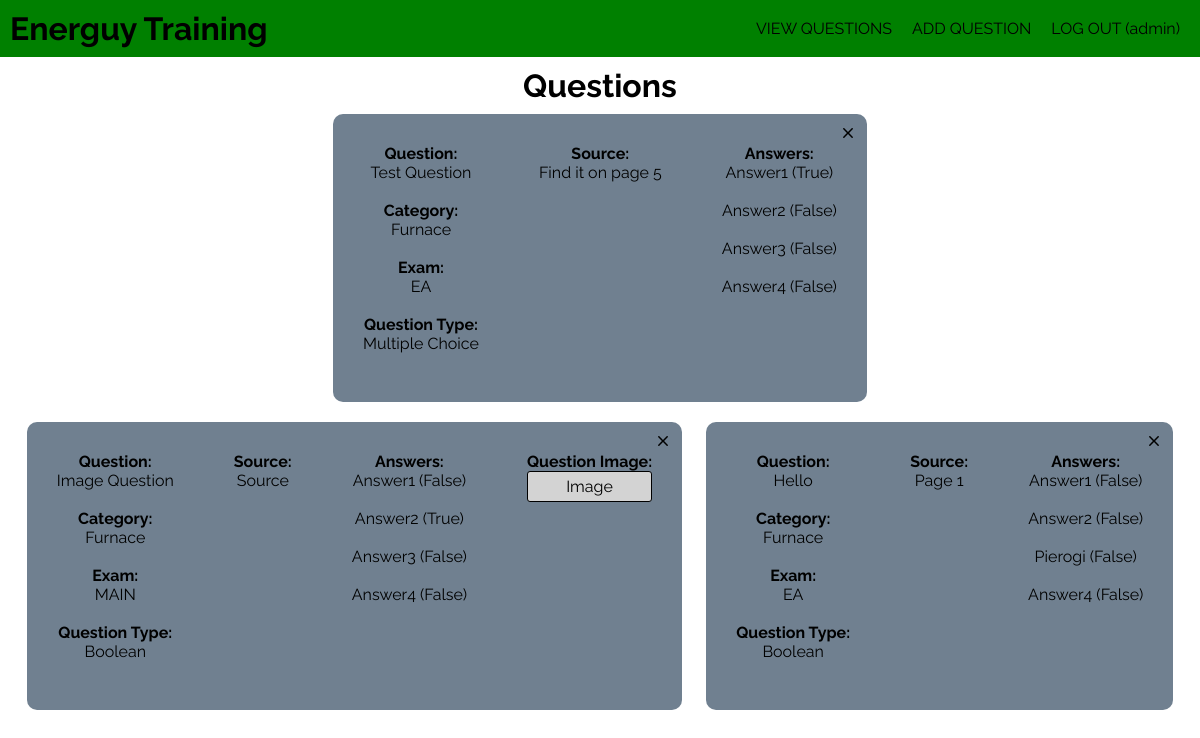
Before: /questions (signed in) with the older database file.
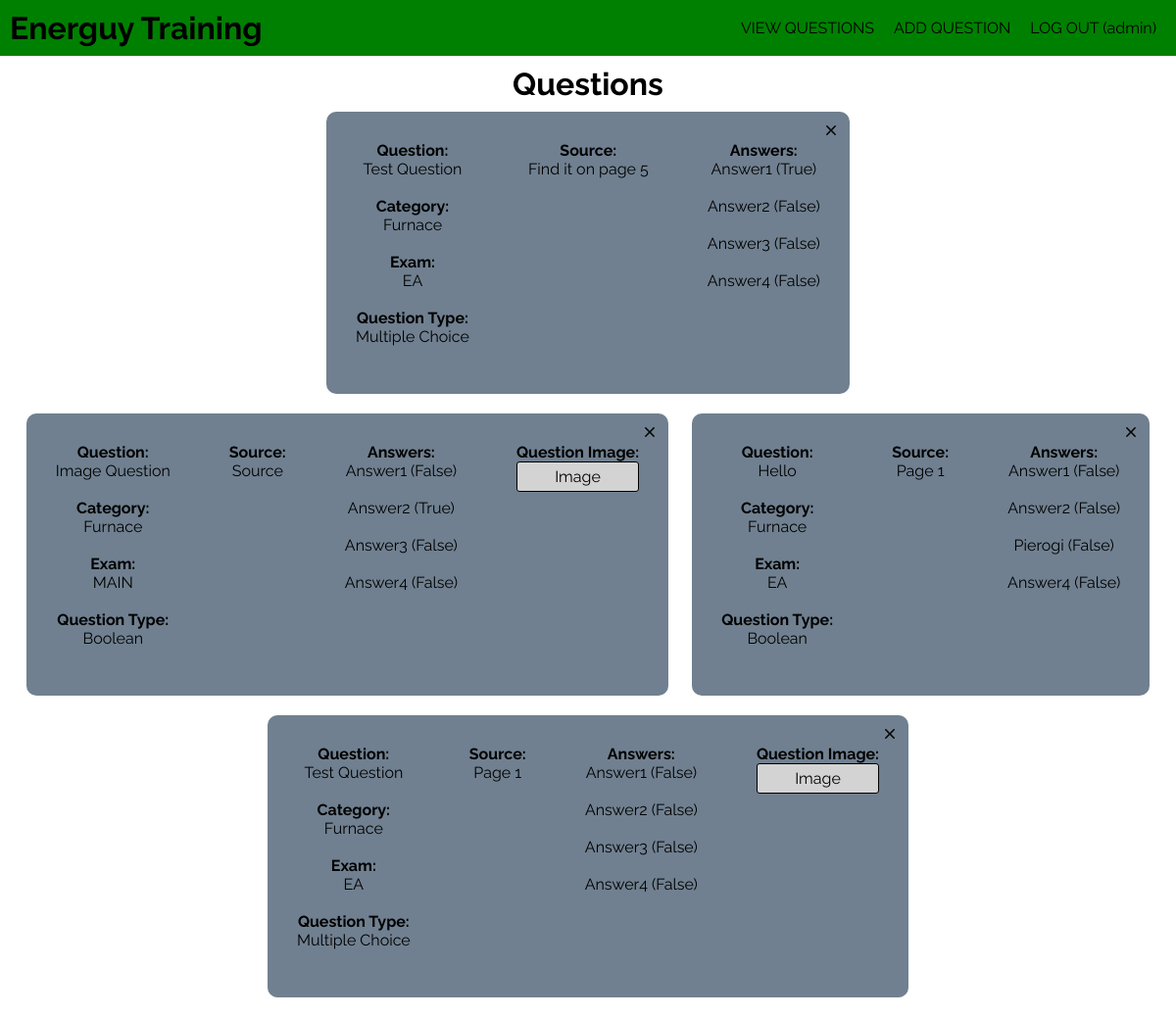
After: the same page with the newer database file.
### package/models.py (models this page shows, shortened)
class User(db.Model, UserMixin):
  id = db.Column(db.Integer, primary_key=True)
  username = db.Column(db.String(20), unique=True, nullable=False)
  password = db.Column(db.String(60), nullable=False)

class Question(db.Model):
  id = db.Column(db.Integer, primary_key=True)
  exam = db.Column(db.String(10), nullable=False)
  category = db.Column(db.String(10), nullable=False)
  question = db.Column(db.String(100), nullable=False)
  question_type = db.Column(db.String(100), nullable=False)
  question_image = db.Column(db.String(100), nullable=True)
  answer_1 = db.Column(db.String(100), nullable=False)
  answer_2 = db.Column(db.String(100), nullable=False)
  answer_3 = db.Column(db.String(100), nullable=False)
  answer_4 = db.Column(db.String(100), nullable=False)
  source = db.Column(db.String(100), nullable=False)

### package/routes.py (the view)
@app.route('/questions', methods=['GET', 'POST'])
@login_required
def questions():
  questions = Question.query.all()
  return render_template('questions.html', title = 'Questions', questions=questions)

### package/__init__.py (called while the page is built)
@login_manager.user_loader
def load_user(user_id):
  return User.query.get(int(user_id))

### package/templates/questions.html
{% extends 'base.html' %}
{% block content %}
  <div class="content">
    <h1>Questions</h1>
    {% for question in questions %}
      <div class="question-container">
        <div>
          <h4>Question:</h4>
          <p>{{ question.question }}</p>
          <br>
          <h4>Category:</h4>
          <p>{{ question.category }}</p>
          <br>
          <h4>Exam:</h4>
          <p>{{ question.exam}}</p>
          <br>
          <h4>Question Type:</h4>
          <p>{{ question.question_type }}</p>
          <br>
        </div>
        <div>
          <h4>Source:</h4>
          <p>{{ question.source }}</p>
          <br>
        </div>
        <div>
          <h4>Answers:</h4>
          <p>{{ question.answer_1 }}</p><br>
          <p>{{ question.answer_2 }}</p><br>
          <p>{{ question.answer_3 }}</p><br>
          <p>{{ question.answer_4 }}</p><br>
        </div>
        {% if question.question_image %}
          <div>
            <h4>Question Image:</h4>
            <a target="_blank" class="image-link" href="{{ url_for('static', filename='images/' + question.question_image) }}">Image</a>
          </div>
        {% endif %}
        <a href="/delete/{{ question.id }}">
          <img class="close" src="{{ url_for('static', filename='icons/close.svg') }}">
        </a>
      </div>
    {% endfor %}
  </div>
{% endblock content %}

### package/templates/base.html (shortened to what this page needs)
<!DOCTYPE html>
<html>
  <head>
    <link rel='stylesheet' type='text/css' href="{{ url_for('static', filename='styles.css') }}">
  </head>
  <body>
    <header>
      <a href="{{ url_for('home') }}">
        <h1>Energuy Training</h1>
      </a>
      <nav>
        <ul>
          <a href="{{ url_for('questions') }}">
            VIEW QUESTIONS
          </a>
          <a href="{{ url_for('add_question') }}">
            ADD QUESTION
          </a>
          {% if current_user.is_authenticated %}
            <a href="{{ url_for('logout') }}">
              LOG OUT ({{ current_user.username }})
            </a>
          {% else %}
            <a href="{{ url_for('login') }}">
              LOG IN
            </a>
          {% endif %}
        </ul>
      </nav>
    </header>
    <div class="container">
      {% block content %}
      {% endblock %}
    </div>
  </body>
</html>

### package/static/styles.css (style rules this page uses)
* { padding: 0; margin: 0; box-sizing: border-box; font-family: 'Raleway', sans-serif; }
header { background-color: green; display: flex; position: relative; }
header h1 { padding: 10px; }
header nav { position: absolute; height: 100%; right: 10px; }
header nav ul { position: relative; height: 100%; display: flex; list-style-type: none; }
a { text-decoration: none; color: black }
header nav ul a { display: inline-flex; align-items: center; padding: 10px; }
.container { padding: 10px; }
.content { display: block; margin: auto; text-align: center; }
ul { list-style-type: none; }
.question-container { position: relative; display: inline-flex; background-color: slategray; margin: 10px; border-radius: 10px; }
.question-container div { display: block; padding: 30px; margin: 0 auto; }
.close { position: absolute; right: 10px; top: 10px; }
.image-link { background-color: lightgray; padding: 5px; border: 1px solid black; border-radius: 3px; display: block; }

Changed rows visible on the page:
added Question: question "Test Question", category "Furnace", exam "EA", question_type "Multiple Choice", source "Page 1", answer_1 "Answer1 (False)", answer_2 "Answer2 (False)", answer_3 "Answer3 (False)", answer_4 "Answer4 (False)"
